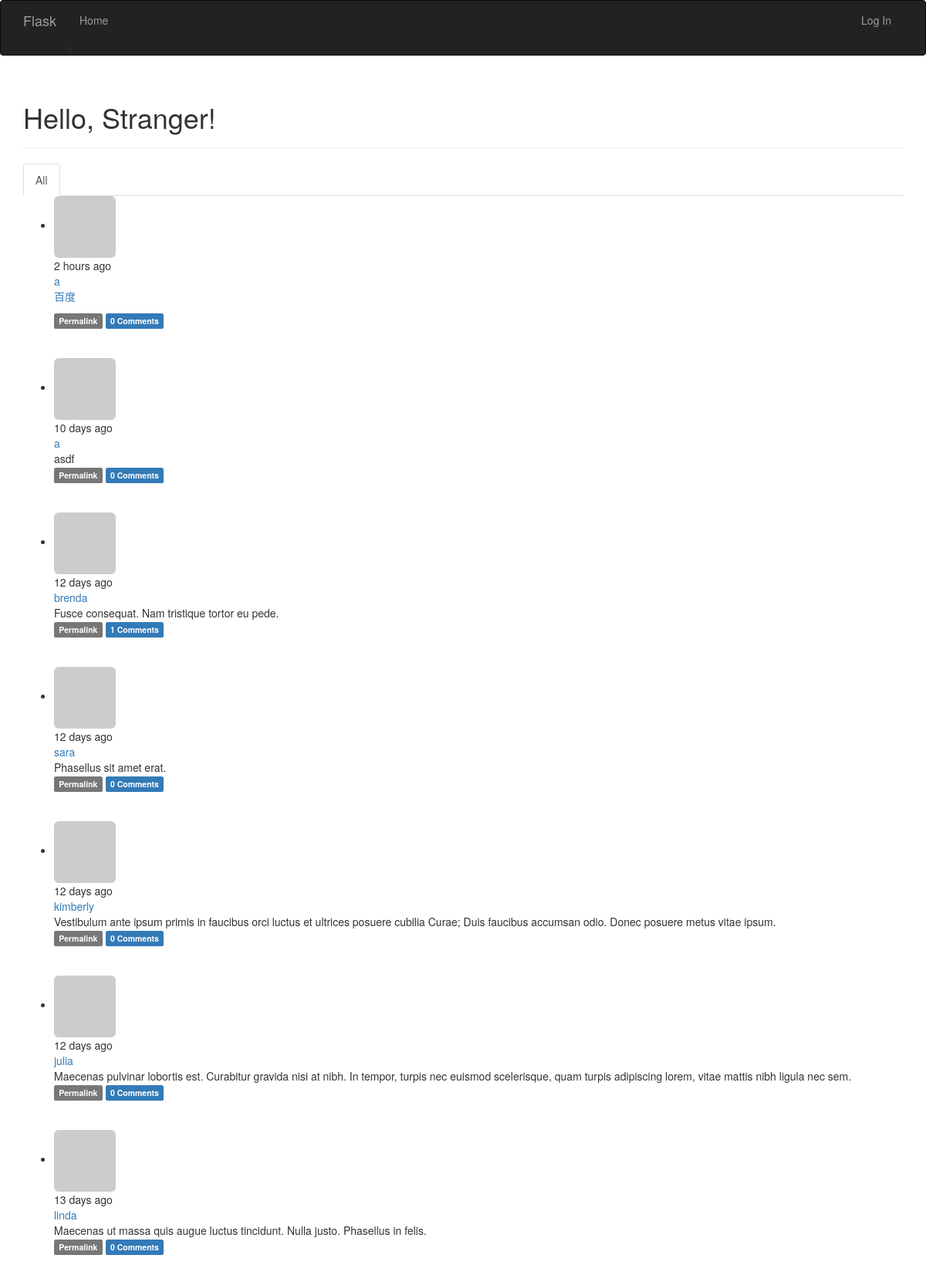
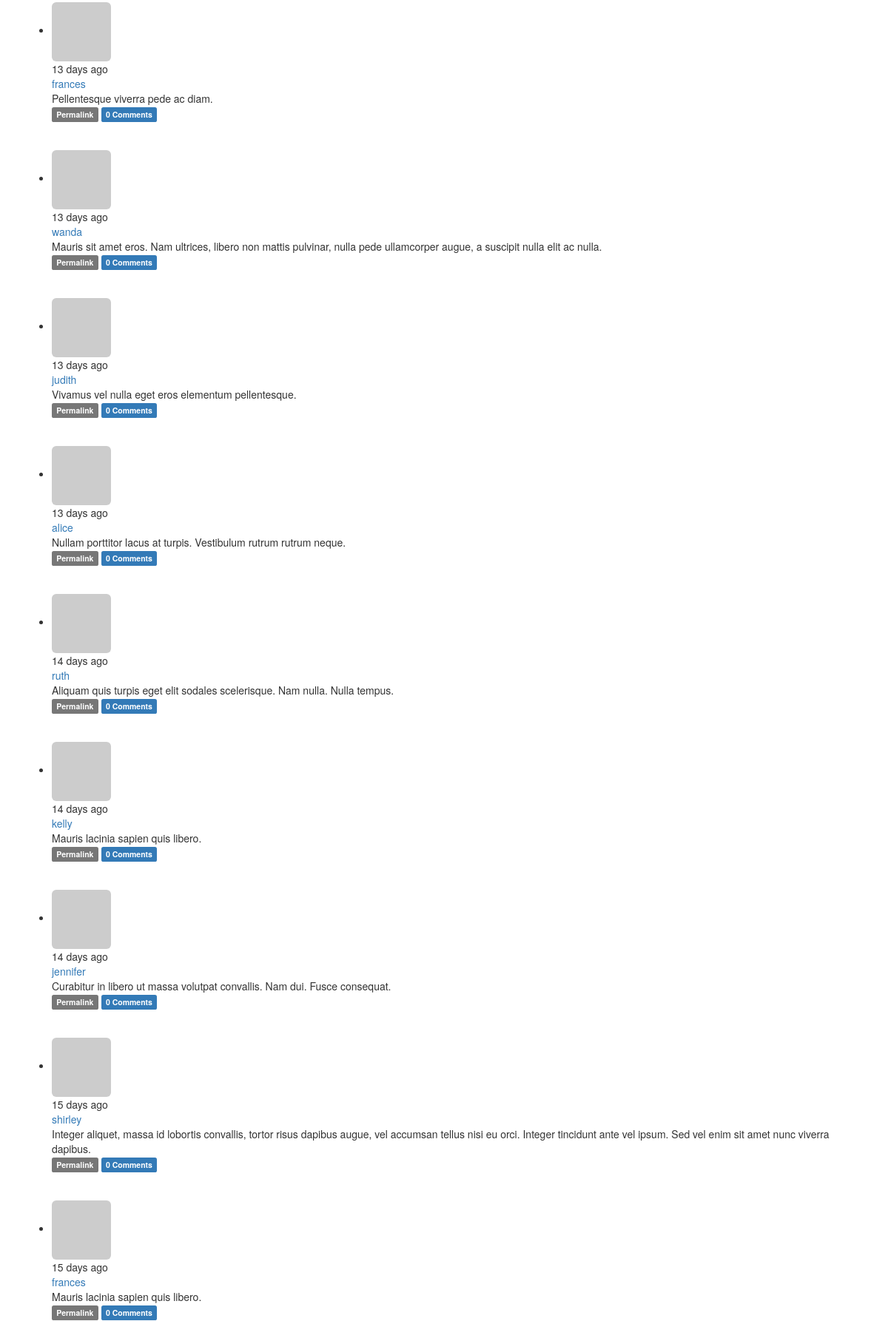
The page / (upper part) on the database its author committed (2 pictures, top to bottom).
### app/models.py (models this page shows, shortened)
class Post(db.Model): #文章模型
    __tablename__ = 'posts'
    id = db.Column(db.Integer, primary_key=True)
    body = db.Column(db.Text)
    timestamp = db.Column(db.DateTime, index=True, default=datetime.utcnow)
    author_id = db.Column(db.Integer, db.ForeignKey('users.id'))
    body_html = db.Column(db.Text)
    comments = db.relationship('Comment', backref='post', lazy='dynamic')

class User(UserMixin, db.Model): #UserMixin包含p82页的方法的默认实现
    __tablename__ = 'users'
    id = db.Column(db.Integer, primary_key=True)
    email = db.Column(db.Integer, unique=True, index=True)
    username = db.Column(db.String(64), unique=True, index=True)
    role_id = db.Column(db.Integer, db.ForeignKey('roles.id'))
    password_hash = db.Column(db.String(128))
    confirmed = db.Column(db.Boolean, default=False)
    name = db.Column(db.String(64)) #真是姓名
    location = db.Column(db.String(64)) #所在地
    about_me = db.Column(db.Text()) #自我介绍，string和text的区别是后者不需要指定最大长度
    member_since = db.Column(db.DateTime(), default=datetime.utcnow) #注册日期
    last_seen = db.Column(db.DateTime(), default=datetime.utcnow) #最后访问时间
    avatar_hash = db.Column(db.String(32)) #使用缓存的MD5散列值生成Gravatar URL
    posts = db.relationship('Post', backref='author', lazy='dynamic')
    followed = db.relationship('Follow',
                               foreign_keys=[Follow.follower_id],
                               backref=db.backref('follower',lazy='joined'), #回引Follow模型
                               lazy='dynamic',
                               cascade='all, delete-orphan')
    followers = db.relationship('Follow',
                               foreign_keys=[Follow.followed_id],
                               backref=db.backref('followed',lazy='joined'), #joined，立即从联结查询中加载相关对象
                               lazy='dynamic',
                               cascade='all, delete-orphan')
    comments = db.relationship('Comment', backref='author', lazy='dynamic')
    """
    计算密码散列值的函数通过名为password的只写属性实现。
    如果试图读取password属性的值，会返回错误，
    因为生成散列值后就无法还原成原来的密码了
    """
    @property
    def password(self):
        raise AttributeError('password is not a readable attribute')
    def gravatar(self, size=100, default='identicon', rating='g'): #构建gravatar URL,用于生成头像
        if request.is_secure:
            url = 'https://secure.gravatar.com/avatar'
        else:
            url = 'https://www.gravatar.com/avatar'
        hash = hashlib.md5(self.email.encode('utf-8')).hexdigest()
        return '{url}/{hash}?s={size}&d={default}&r={rating}'.format(
            url=url, hash=hash, size=size, default=default, rating=rating)

### app/main/views.py (the view)
@main.route('/',methods=['GET', 'POST'])
def index():
    form = PostForm()
    if current_user.can(Permission.WRITE_ARTICLES) and form.validate_on_submit():
        post = Post(body=form.body.data, author=current_user._get_current_object())
        db.session.add(post)
        return redirect(url_for('.index'))
    page = request.args.get('page', 1, type=int) #默认为第一页，type=int参数表示无法转换成整数时，返回默认值
    show_followed = False
    if current_user.is_authenticated:
        show_followed = bool(request.cookies.get('show_followed', ''))
    if show_followed:
        query = current_user.followed_posts
    else:
        query = Post.query
    pagination = query.order_by(Post.timestamp.desc()).paginate( #为了显示某页中的记录，用paginate
        page, per_page=20,error_out=False) #False页数超出范围返回空列表,True页数超出范围，返回404错误
    posts = pagination.items #当前页面中的记录
    return render_template('index.html', form=form, posts=posts, show_followed=show_followed, pagination=pagination)

### app/auth/views.py (called while the page is built)
@auth.before_app_request
def before_request():
    if current_user.is_authenticated:
        current_user.ping()
        if not current_user.confirmed and request.endpoint[:5] != 'auth.':
            return redirect(url_for('auth.unconfirmed'))

### app/main/__init__.py (called while the page is built)
@main.app_context_processor
def inject_permissions():
    return dict(Permission=Permission)

### app/models.py (called while the page is built)
    def can(self, permissions):
       return False

    def is_administrator(self):
        return False

### app/templates/index.html (shortened to what this page needs)
{% extends "base.html" %}
{% import "bootstrap/wtf.html" as wtf %}
{% import "_macros.html" as macros %}
{% block page_content %}
<div class="page-header">
    <h1>Hello, {% if current_user.is_authenticated %}{{ current_user.username }}{% else %}Stranger{% endif %}!</h1>
</div>
<div class="post-tabs">
    <ul class="nav nav-tabs">
        <li{% if not show_followed %} class="active"{% endif %}><a href="{{ url_for('.show_all') }}">All</a></li>
    </ul>
    {% include '_post.html' %}
</div>
{% endblock %}

### app/templates/_post.html (shortened to what this page needs)
<ul class="posts">
    {% for post in posts %}
    <li class="post">
        <div class="post-thumbnail">
            <a href="{{ url_for('.user', username=post.author.username) }}">
                <img class="img-rounded profile-thumbnail" src="{{ post.author.gravatar(size=40) }}">
            </a>
        </div>
        <div class="post-content">
            <div class="post-date">{{ moment(post.timestamp).fromNow() }}</div>
            <div class="post-author"><a href="{{ url_for('.user', username=post.author.username) }}">{{ post.author.username }}</a></div>
            <div class="post-body">
                {% if post.body_html %}
                    {{ post.body_html | safe }}
                {% else %}
                    {{ post.body }}
                {% endif %}
            </div>
            <div class="post-footer">
                <a href="{{ url_for('.post', id=post.id) }}">
                    <span class="label label-default">Permalink</span>
                </a>
                <a href="{{ url_for('.post', id=post.id) }}#comments">
                    <span class="label label-primary">{{ post.comments.count() }} Comments</span>
                </a>
            </div>
        </div>
    </li>
    <br>
    <br>
    {% endfor %}
</ul>

### rows shown on the page
Post: timestamp "2 hours ago", author.username "a", body_html "百度", comments.count "0"
Post: timestamp "10 days ago", author.username "a", body "asdf", comments.count "0"
Post: timestamp "12 days ago", author.username "brenda", body "Fusce consequat. Nam tristique tortor eu pede.", comments.count "1"
Post: timestamp "12 days ago", author.username "sara", body "Phasellus sit amet erat.", comments.count "0"
Post: timestamp "12 days ago", author.username "kimberly", body "Vestibulum ante ipsum primis in faucibus orci luctus et ultrices posuere cubilia Curae; Duis faucibus accumsan odio. Donec posuere metus vitae ipsum.", comments.count "0"
Post: timestamp "12 days ago", author.username "julia", body "Maecenas pulvinar lobortis est. Curabitur gravida nisi at nibh. In tempor, turpis nec euismod scelerisque, quam turpis adipiscing lorem, vitae mattis nibh ligula nec sem.", comments.count "0"
Post: timestamp "13 days ago", author.username "linda", body "Maecenas ut massa quis augue luctus tincidunt. Nulla justo. Phasellus in felis.", comments.count "0"
Post: timestamp "13 days ago", author.username "frances", body "Pellentesque viverra pede ac diam.", comments.count "0"
Post: timestamp "13 days ago", author.username "wanda", body "Mauris sit amet eros. Nam ultrices, libero non mattis pulvinar, nulla pede ullamcorper augue, a suscipit nulla elit ac nulla.", comments.count "0"
Post: timestamp "13 days ago", author.username "judith", body "Vivamus vel nulla eget eros elementum pellentesque.", comments.count "0"
Post: timestamp "13 days ago", author.username "alice", body "Nullam porttitor lacus at turpis. Vestibulum rutrum rutrum neque.", comments.count "0"
Post: timestamp "14 days ago", author.username "ruth", body "Aliquam quis turpis eget elit sodales scelerisque. Nam nulla. Nulla tempus.", comments.count "0"
Post: timestamp "14 days ago", author.username "kelly", body "Mauris lacinia sapien quis libero.", comments.count "0"
Post: timestamp "14 days ago", author.username "jennifer", body "Curabitur in libero ut massa volutpat convallis. Nam dui. Fusce consequat.", comments.count "0"
Post: timestamp "15 days ago", author.username "shirley", body "Integer aliquet, massa id lobortis convallis, tortor risus dapibus augue, vel accumsan tellus nisi eu orci. Integer tincidunt ante vel ipsum. Sed vel enim sit amet nunc viverra dapibus.", comments.count "0"
Post: timestamp "15 days ago", author.username "frances", body "Mauris lacinia sapien quis libero.", comments.count "0"
